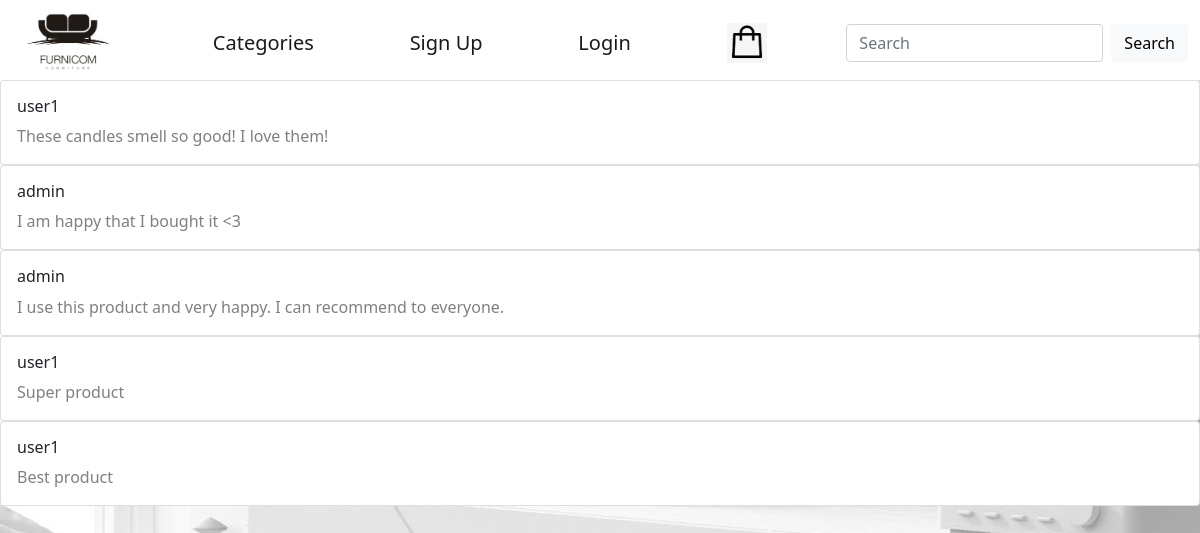
Page /product/10/list_comments/ on the earlier database version.
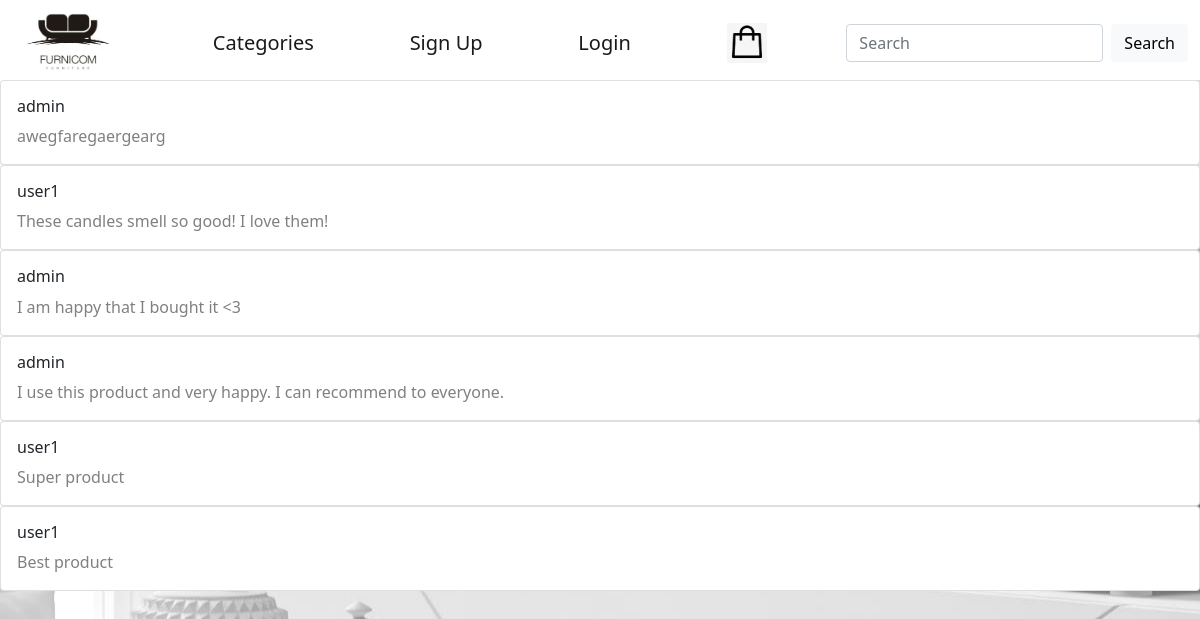
Same page on the later database version.
### product/models.py (models this page shows, shortened)
class Comment(models.Model):
    product = models.ForeignKey(Product, on_delete=models.CASCADE, related_name='product', verbose_name='Product')
    user = models.ForeignKey(User, on_delete=models.CASCADE, related_name='user', verbose_name='User')
    body = models.TextField()
    created = models.DateTimeField(auto_now_add=True)
    class Meta:
        ordering = ['-created']

### product/views.py (the view)
# urls.py: path('product/<int:product_id>/list_comments/', CommentPage.as_view(), name='list_comments'),
class CommentPage(ListView):
    model = Comment
    template_name = 'product/list_comments.html'
    context_object_name = 'list_comments'

### product/templates/product/list_comments.html
{% extends 'base.html' %}
{% block content %}
{% for comment in list_comments %}
<div class="card">
    <div class="card-body">
        <h6 style="color:dark-grey">{{ comment.user }}</h6>
        <p style="color:grey" class="card-text">{{ comment.body }}</p>
    </div>
</div>
{% endfor %}
{% endblock %}

Differences in the rows shown:
added Comment: user "admin", body "awegfaregaergearg"
